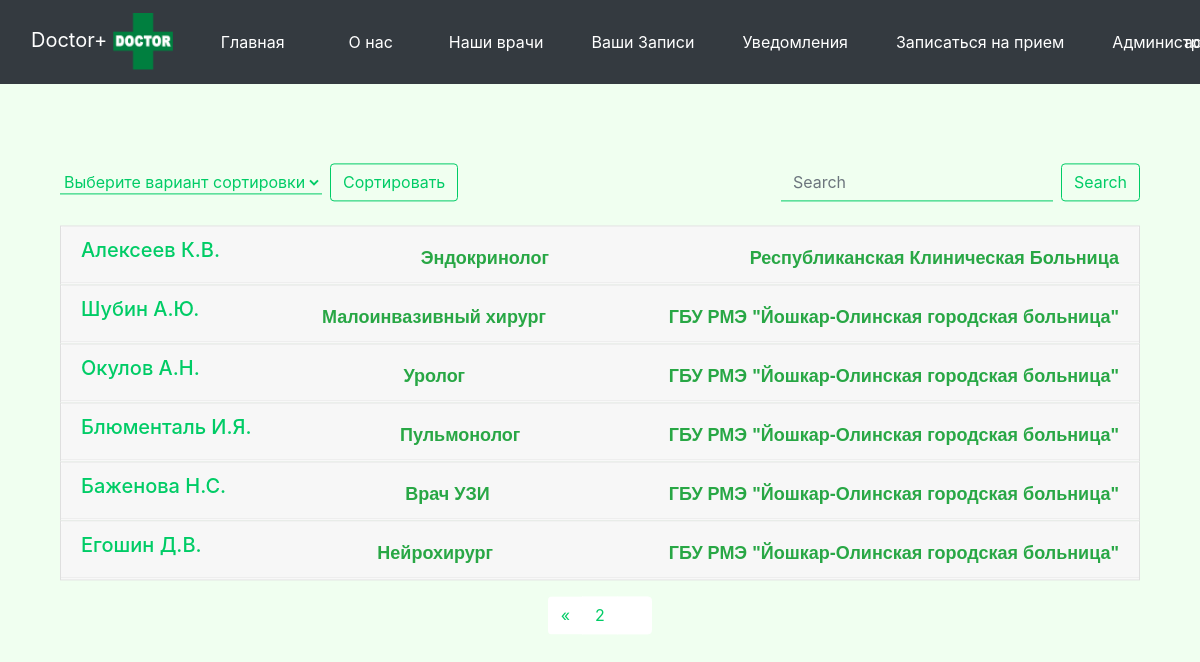
The page /doctors?page=2 (signed in) on the database its author committed.
### main/models.py (models this page shows, shortened)
class Doctor(models.Model):
    full_name = models.CharField('ФИО', max_length=50)
    speciality = models.CharField('Специальность', max_length=50)
    id_hospital = models.ForeignKey(Hospital, on_delete=models.CASCADE)
    class Meta:
        verbose_name = 'Врач'
        verbose_name_plural = 'Врачи'

class Hospital(models.Model):
    name_h = models.CharField('Наименование', max_length=100)
    address = models.CharField('Адрес', max_length=50)
    telephone = models.CharField('Телефон', max_length=50)
    def __str__(self):
        return self.name_h
    class Meta:
        verbose_name = 'Госпиталь'
        verbose_name_plural = 'Госпитали'

### main/views.py (the view)
# urls.py: path('doctors', views.doctors,  name='doctors'),
def doctors(request, order_like='full_name'):
    if request.user.is_authenticated:
        search_query = request.GET.get('search', '')
        order_like = request.GET.get('order_like', '')
        try:
            if search_query:
                doctors_list = Doctor.objects.filter(full_name__icontains=search_query)
            else:
                doctors_list = Doctor.objects.all()
        except ValueError:
            doctors_list = []
        if order_like:
            doctors_list = doctors_list.order_by(order_like)
        if not (str(request.user) == "AnonymousUser"):
            if str(User1.objects.filter(id_registarion=request.user.id)) == "<QuerySet []>":
                return redirect('createacc')
        list_to_view = []
        for el in doctors_list:
            list_to_view.append(el.id)
        paginator = Paginator(doctors_list, 10)
        page = request.GET.get('page')
        try:
            doctors = paginator.page(page)
        except PageNotAnInteger:
            doctors = paginator.page(1)
        except EmptyPage:
            doctors = paginator.page(paginator.num_pages)
        user_info = str(request.user)
        return render(request, 'main/doctors.html',
                      {'title': 'Наши врачи', 'doctors': doctors, 'user_info': user_info, 'list_to_view': list_to_view})
    else:
        return redirect('http://127.0.0.1:8000/accounts/login/')

### main/models.py (called while the page is built)
    def __str__(self):
        return self.name

### main/templates/main/doctors.html (shortened to what this page needs)
{% extends 'main/base.html' %}
{% block content %}
<div class="container">
  {% if doctors %}
  <div class="d-flex justify-content-between">
    <form class="form-inline my-2 my-lg-0" action="{% url 'doctors' %}">
      <select name="order_like" class="mr-2 input-search">
        <option>Выберите вариант сортировки</option>
      </select>
      <button class="btn btn-outline-success mu-2 my-sm-0" type="submit">Сортировать</button>
    </form>
    <form class="form-inline my-2 my-lg-0" action="{% url 'doctors' %}">
      <input class="form-control mr-2 input-search" type="search" placeholder="Search" aria-label="Search" name="search">
      <button class="btn btn-outline-success mu-2 my-sm-0" type="submit">Search</button>
    </form>
  </div>
    {% if user_info != "AnonymousUser" %}
  <div class="accordion mt-4" id="accordionTable">
    {% for el in doctors %}
      {% if el.id in list_to_view %}
    <div class="card text-white">
      <a class="text-success text-decoration-none" type="button" data-toggle="collapse" data-target="#id{{ el.id }}"
         aria-expanded="true" aria-controls="collapseOne" href="#">
        <div class="card-header d-flex justify-content-between">
          <h5>{{ el.full_name }}</h5>
          <span class="card-status">{{ el.speciality }} </span>
          <span class="card-status">{{ el.id_hospital }}</span>
        </div>
      </a>
    </div>
      {% endif %}
  {% endfor %}
  {% endif %}
  </div>
  <nav class="mt-3">
    <ul class="pagination justify-content-center">
      {% if doctors.has_previous %}
      <li class="page-item">
        <a class="page-link" href="?page={{ doctors.previous_page_number }}" aria-label="Previous">
          <span aria-hidden="true">&laquo;</span>
        </a>
      </li>
      {% else %}
      <li class="page-item disabled">
        <a class="page-link" href="#" aria-label="Previous">
          <span aria-hidden="true">&laquo;</span>
        </a>
      </li>
      {% endif %}
      <li class="page-item"><span class="page-link page-num" href="#">{{ doctors.number }}</span></li>
      {% if doctors.has_next %}
      <li class="page-item">
        <a class="page-link" href="?page={{ doctors.next_page_number }}" aria-label="Next">
          <span aria-hidden="true">&raquo;</span>
        </a>
      </li>
      {% else %}
      <li class="page-item disabled">
        <a class="page-link" href="#" aria-label="Next">
          <span aria-hidden="true">&raquo;</span>
        </a>
      </li>
      {% endif %}
    </ul>
  </nav>
  {% else %}
  <h2 class="text-light text-center mt-5">Список докторов пуст!</h2>
  {% endif %}
</div>
<div class="p-5"></div>
{% endblock %}

### main/templates/main/base.html (shortened to what this page needs)
<!DOCTYPE html>
{% load static %}
<html lang="ru">
<head>
  <link rel="stylesheet" href="https://cdn.jsdelivr.net/npm/bootstrap@4.5.3/dist/css/bootstrap.min.css"
>
  <link rel="stylesheet" type="text/css" href="../../../static/template/css/css2.css">
</head>
<body>
<header>
    <nav class="navbar navbar-expand-md navbar-dark fixed-top bg-dark">
        <div class="container-fluid">
        <a class="navbar-brand" href="{% url 'home' %}">Doctor+ <img src="../../../static/template/image/doctor+mini.png"></a>
        <div class="collapse navbar-collapse" id="navbarCollapse">
          <ul class="navbar-nav me-auto mb-2 mb-md-0">
            <li class="nav-item px-4">
              <a class="nav-link" aria-current="page" href="{% url 'home' %}">Главная</a>
            </li>
            <li class="nav-item px-4">
              <a class="nav-link" href="{% url 'about' %}">О нас</a>
            </li>
              <li class="nav-item px-4">
              <a class="nav-link px-0" href="{% url 'doctors' %}">Наши врачи</a>
             </li>
             <li class="nav-item px-4">
              <a class="nav-link px-0" href="{% url 'appointments' %}">Ваши Записи</a>
             </li>
              <li class="nav-item px-4">
              <a class="nav-link px-0" href="{% url 'notifications' %}">Уведомления</a>
             </li>
              <li class="nav-item px-4">
              <a class="nav-link px-0" href="{% url 'create-appointment' %}">Записаться на прием</a>
             </li>
              {% if user.is_superuser %}
             <li class="nav-item px-4">
              <a class="nav-link px-0" href="admin">Административная панель</a>
             </li>
              {% endif %}
          </ul>
        </div>
        </div>
        {% if user.is_authenticated %}
        <span class="mr-3 text-white">{{user.username }} </span>
        {% else %}
        <div class="btn-group" role="group">
          <a type="button" class="btn btn-success" href="{% url 'account_login' %}">Вход</a>
          <a type="button" class="btn btn-success" href="{% url 'account_signup' %}">Регистрация</a>
        </div>
    {% endif %}
    </nav>
</header>
<div class="container main-section text-center">
    {% block content %}{% endblock %}
</div>
</body>
</html>

### static/template/css/css2.css (style rules this page uses)
body { background-color: #F0FFF0; }
.btn-outline-success { color: #00cc66; border-color: #00cc66; }
.navbar-dark .navbar-nav .nav-link { color: #ffffff; }
.navbar { white-space: nowrap; }
.main-section { position: absolute; top: 35%; left: 50%; transform: translate(-50%, -20%); color: #000000; }
a { color: #0000FF; border-bottom: 1px solid transparent; }
.card-status { margin-top: 10px; font: 700 18px sans-serif; }
.card { border-radius: 0; background-color: #FFFFFF; }
.card h5 { color: #00cc66; }
.page-link { position: relative; display: block; padding: .5rem .75rem; margin-left: -1px; line-height: 1.25; color: #00cc66; background-color: #FFFFFF; border: none; border: 1px solid transparent; }
.page-item.disabled .page-link { color: #FFFFFF; pointer-events: none; cursor: auto; background-color: #FFFFFF; border-color: #FFFFFF; }
.input-search { background-color: transparent; color: #00cc66; border: none; border-bottom: 1px solid #00cc66; border-radius: 0; }
.input-search option { background-color: transparent; }

### rows shown on the page
Doctor: full_name "Алексеев К.В.", speciality "Эндокринолог", id_hospital "Республиканская Клиническая Больница"
Doctor: full_name "Шубин А.Ю.", speciality "Малоинвазивный хирург", id_hospital "ГБУ РМЭ \"Йошкар-Олинская городская больница\""
Doctor: full_name "Окулов А.Н.", speciality "Уролог", id_hospital "ГБУ РМЭ \"Йошкар-Олинская городская больница\""
Doctor: full_name "Блюменталь И.Я.", speciality "Пульмонолог", id_hospital "ГБУ РМЭ \"Йошкар-Олинская городская больница\""
Doctor: full_name "Баженова Н.С.", speciality "Врач УЗИ", id_hospital "ГБУ РМЭ \"Йошкар-Олинская городская больница\""
Doctor: full_name "Егошин Д.В.", speciality "Нейрохирург", id_hospital "ГБУ РМЭ \"Йошкар-Олинская городская больница\""

### other values the page prints
{{ doctors.number }} "2"
